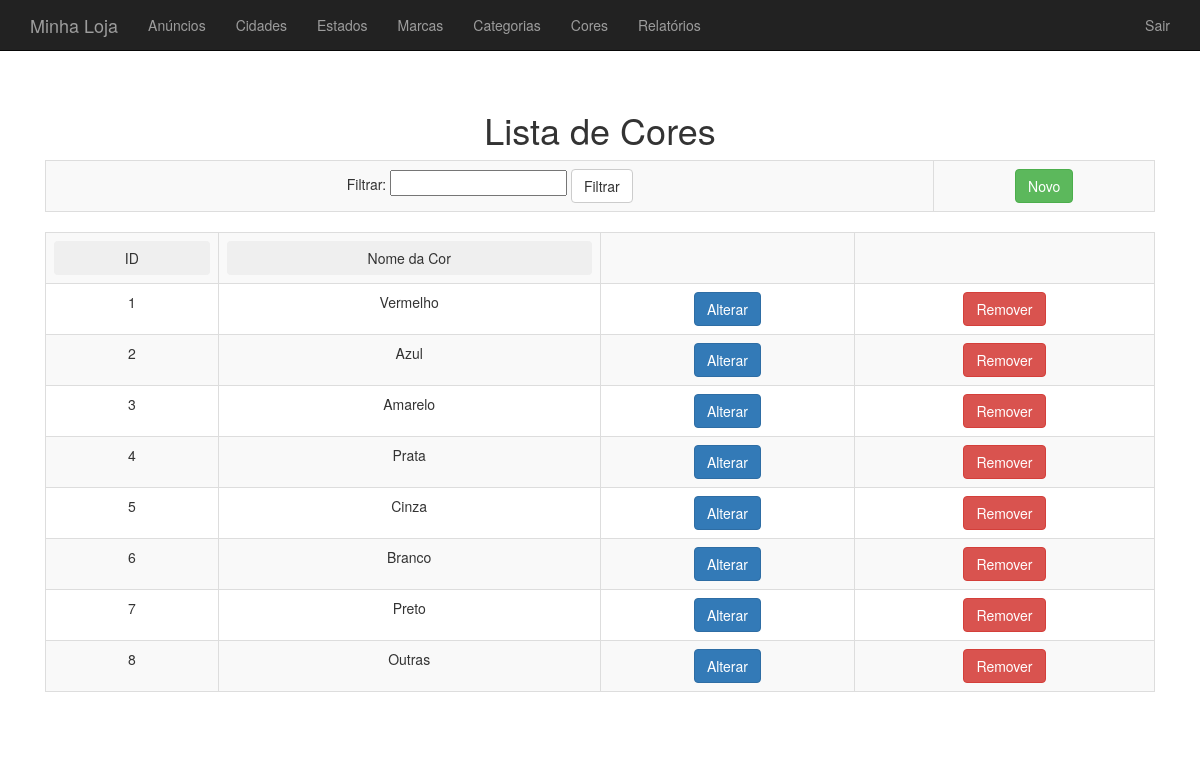
/admin/ListaCores.php (signed in), run on the app's committed database.
### tables this page shows
CREATE TABLE IF NOT EXISTS `cores` (
  `id` int(11) NOT NULL AUTO_INCREMENT,
  `nomecor` varchar(100) NOT NULL,
  PRIMARY KEY (`id`)
);

### admin/LogicaAdmin.php (called while the page is built, shortened)
<?php
function adminEstaLogado() {
    return isset( $_SESSION["admin_logado"] );
}

### admin/BancoCor.php (called while the page is built, shortened)
<?php
function listaCores($conexao, $filtro, $ordem) {
    $cores = array();
    $sql =  "select * from cores";
    $resultado = mysqli_query($conexao, $sql );
    while ($cor = mysqli_fetch_assoc($resultado)) {
        array_push($cores, $cor);
    }
    return $cores;
}

### admin/ListaCores.php (the view, shortened to what this page needs)
<?php
include ("ConectaAdmin.php");
include ("BancoCor.php");
if (adminEstaLogado()) {
    include ("CabecalhoAdmin.php");
} else {
    include ("headerUnlogado.php");
}
if (!adminEstaLogado()) {
    include ("naoLogadoAdmin.php");
} else {
?>
        <?php
$filtro = "";
?>
<?php
$ordem = "";
?>
<h1>Lista de Cores </h1>
<table class="table table-striped table-bordered">
    <tr>
            <td>
                <form action="ListaCores.php" method="Post">
                    Filtrar:
                    <input type="text" name="filtro" value="">
                    <button class="btn btn-default">Filtrar</button>
                </form>
            </td>
            <td>
                <a class="btn btn-success" href="FormularioCor.php">Novo</a>
            </td>
        </tr>
    </table>
    <table class="table table-striped table-bordered">
    <tr>
        <th>
            <form action="ListaCores.php" method="Post">
                <button class="btn btn-group-justified"> ID </button>
            </form>
        </th>
        <th>
            <form action="ListaCores.php" method="Post">
                <button class="btn btn-group-justified"> Nome da Cor </button>
            </form>
        </th>
        <th></th>
        <th></th>
    <?php
    $cores = listaCores($conexao, $filtro, $ordem);
    foreach( $cores as $cor ){
    ?>
        <tr>
            <td> <?= $cor['id'] ?> </td>
            <td> <?= $cor['nomecor'] ?> </td>
            <td>
                <form action="FormularioAlteraCor.php" method="Post">
                    <button class="btn btn-primary">Alterar</button>
                </form>
            </td>
            <td>
                <form action="RemoveCor.php" method="Post">
                    <button class="btn btn-danger">Remover</button>
                </form>
            </td>
        </tr>
    <?php
    }
    ?>
</table>
<?php
}
include ("../Rodape.php");

### css/Loja.css (style rules this page uses)
body { padding-top: 50px; }

### css/lightbox.css (style rules this page uses)
body:after { content: url(../img/close.png) url(../img/loading.gif) url(../img/prev.png) url(../img/next.png); display: none; }

### data on the page
cores: id "1", nomecor "Vermelho"
cores: id "2", nomecor "Azul"
cores: id "3", nomecor "Amarelo"
cores: id "4", nomecor "Prata"
cores: id "5", nomecor "Cinza"
cores: id "6", nomecor "Branco"
cores: id "7", nomecor "Preto"
cores: id "8", nomecor "Outras"
